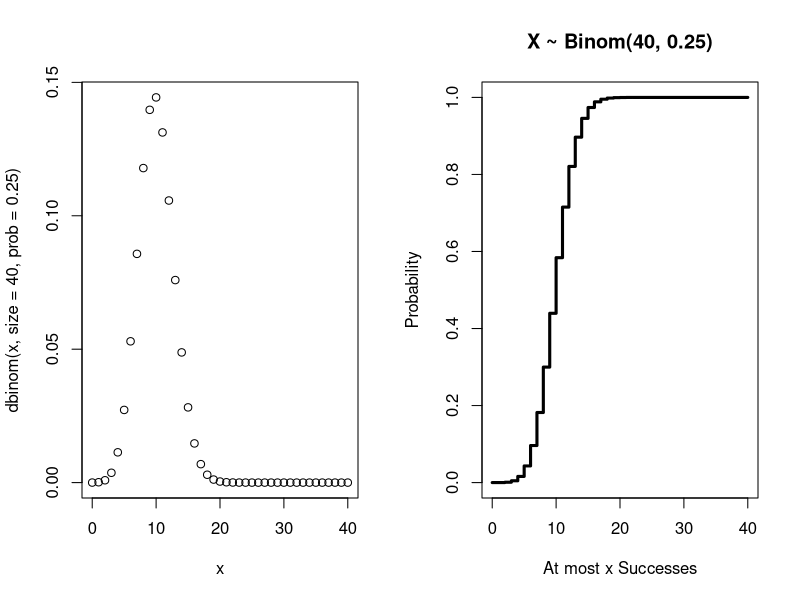
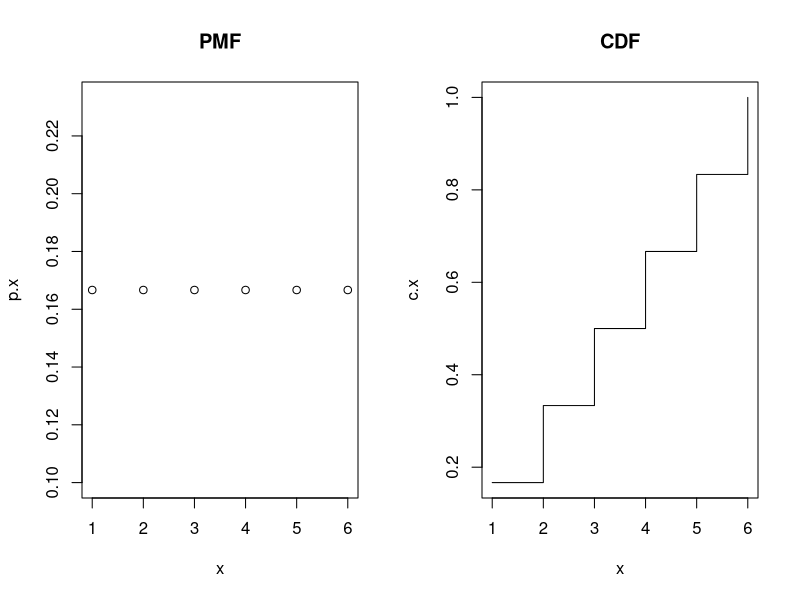
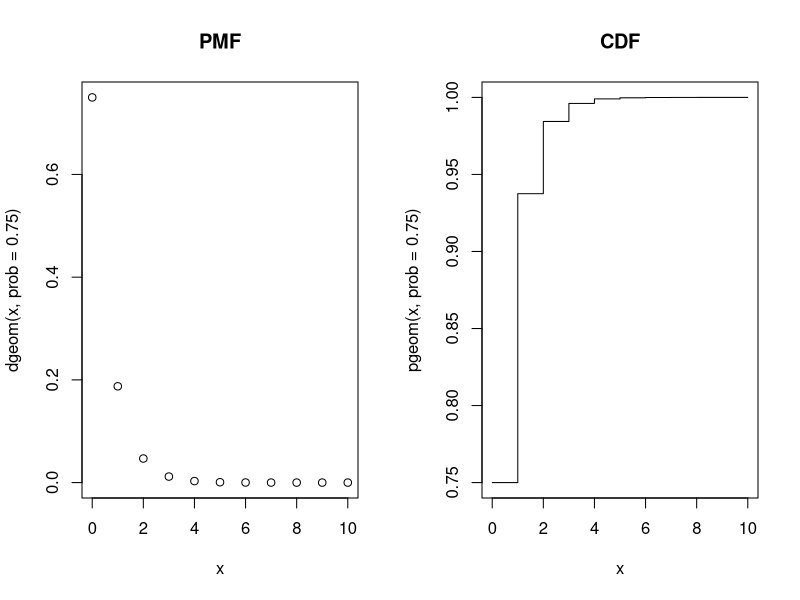
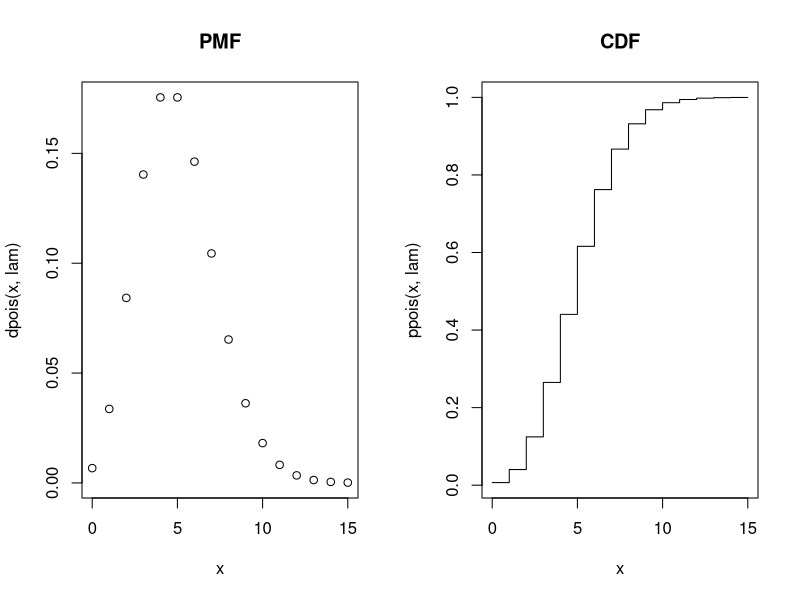

These charts were generated, in order, by the following R code:
## ---- chunk 1
#probability of one combination of 8 good batteries and 2 bad batteries are defective
(0.99)**8 * (0.01)**2
## ---- chunk 2
library(pracma)
nchoosek(10, 2)
## ---- chunk 3
45 * 9.227447e-05
## ---- chunk 4
par(mfrow=c(1,2))  # plot in a 1 by 2 array
x <- 0:40  # vector of values 1, 2, ..., 20

# plot pmf n=40 and p = 0.25
plot(x, dbinom(x, size=40, prob=0.25), 
     type='p')  # point plot

# plot cdf n=40 and p = 0.25
plot(x ,pbinom(x, size=40, prob=0.25),
     type='s',  # stairs plot
     main='X ~ Binom(40, 0.25)',
     ylab='Probability',
     xlab ='At most x Successes',
     lwd=3)

par(mfrow=c(1,1)) # return to single plot
## ---- chunk 5
dbinom(7,10,0.99)
## ---- chunk 6
pbinom(8, 10, 0.99)
## ---- chunk 7
pbinom(4, 10, 0.01) #at most 4 batteries are defective
1-pbinom(5, 10, 0.99) #1 - at most 5 batteries are good = at least 6 batteries are good
## ---- chunk 8
par(mfrow=c(1,2))  # plot in a 1 by 2 array

x.min <- 1
x.max <- 6
x <- x.min:x.max  # vector of integers  x.min,  ..., x.max
p.x <- rep(1/(x.max - x.min+1), length(x) ) 
c.x <- p.x * (x)

plot(x, p.x, 
     type='p',  # point plot
     main='PMF')  

plot(x, c.x, 
     type='s',  # stairs plot
     main='CDF') 

par(mfrow=c(1,1)) # return to single plot
## ---- chunk 9
0.9**7 * 0.1
## ---- chunk 10
par(mfrow=c(1,2))  # plot in a 1 by 2 array

x <- 0:10 

plot(x, dgeom(x, prob=0.75), 
     type='p',  # point plot
     main='PMF')  

plot(x, pgeom(x, prob=0.75),
     type='s',  # stairs plot
     main='CDF') 

par(mfrow=c(1,1)) # return to single plot
## ---- chunk 11
par(mfrow=c(1,2))  # plot in a 1 by 2 array

x <- 0:15  # creates vector of possible occurrences
lam <- 5  # on average 5 occurrence per time period

plot(x, dpois(x, lam), 
     type='p',  # point plot
     main='PMF')  

plot(x, ppois(x, lam),
     type='s',  # stairs plot
     main='CDF') 

par(mfrow=c(1,1)) # return to single plot
## ---- chunk 12
ppois(17, 12) #x >= 17, lamda = 12 cars per minute avg
